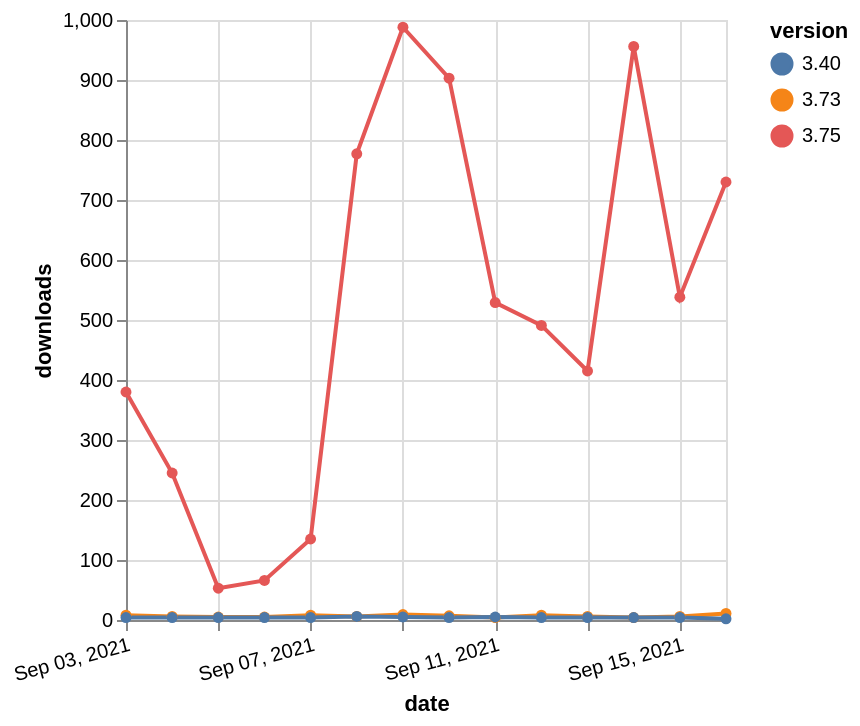

Specify this chart in Vega-Lite:
### Vega-Lite specification from a JSON file in a GitHub repository (floating-point values rounded to 4 significant figures)
{"$schema": "https://vega.github.io/schema/vega-lite/v5.json", "description": "A simple bar chart with embedded data.", "data": {"values": [{"date": "2021-09-03", "total": 135082, "delta": 380, "version": "3.75"}, {"date": "2021-09-04", "total": 135327, "delta": 245, "version": "3.75"}, {"date": "2021-09-05", "total": 135380, "delta": 53, "version": "3.75"}, {"date": "2021-09-06", "total": 135446, "delta": 66, "version": "3.75"}, {"date": "2021-09-07", "total": 135581, "delta": 135, "version": "3.75"}, {"date": "2021-09-08", "total": 136358, "delta": 777, "version": "3.75"}, {"date": "2021-09-09", "total": 137346, "delta": 988, "version": "3.75"}, {"date": "2021-09-10", "total": 138249, "delta": 903, "version": "3.75"}, {"date": "2021-09-11", "total": 138778, "delta": 529, "version": "3.75"}, {"date": "2021-09-12", "total": 139269, "delta": 491, "version": "3.75"}, {"date": "2021-09-13", "total": 139684, "delta": 415, "version": "3.75"}, {"date": "2021-09-14", "total": 140640, "delta": 956, "version": "3.75"}, {"date": "2021-09-15", "total": 141178, "delta": 538, "version": "3.75"}, {"date": "2021-09-16", "total": 141908, "delta": 730, "version": "3.75"}, {"date": "2021-09-03", "total": 78896, "delta": 8, "version": "3.73"}, {"date": "2021-09-04", "total": 78902, "delta": 6, "version": "3.73"}, {"date": "2021-09-05", "total": 78907, "delta": 5, "version": "3.73"}, {"date": "2021-09-06", "total": 78912, "delta": 5, "version": "3.73"}, {"date": "2021-09-07", "total": 78920, "delta": 8, "version": "3.73"}, {"date": "2021-09-08", "total": 78926, "delta": 6, "version": "3.73"}, {"date": "2021-09-09", "total": 78935, "delta": 9, "version": "3.73"}, {"date": "2021-09-10", "total": 78942, "delta": 7, "version": "3.73"}, {"date": "2021-09-11", "total": 78946, "delta": 4, "version": "3.73"}, {"date": "2021-09-12", "total": 78954, "delta": 8, "version": "3.73"}, {"date": "2021-09-13", "total": 78960, "delta": 6, "version": "3.73"}, {"date": "2021-09-14", "total": 78964, "delta": 4, "version": "3.73"}, {"date": "2021-09-15", "total": 78970, "delta": 6, "version": "3.73"}, {"date": "2021-09-16", "total": 78981, "delta": 11, "version": "3.73"}, {"date": "2021-09-03", "total": 12702, "delta": 4, "version": "3.40"}, {"date": "2021-09-04", "total": 12706, "delta": 4, "version": "3.40"}, {"date": "2021-09-05", "total": 12710, "delta": 4, "version": "3.40"}, {"date": "2021-09-06", "total": 12714, "delta": 4, "version": "3.40"}, {"date": "2021-09-07", "total": 12718, "delta": 4, "version": "3.40"}, {"date": "2021-09-08", "total": 12724, "delta": 6, "version": "3.40"}, {"date": "2021-09-09", "total": 12729, "delta": 5, "version": "3.40"}, {"date": "2021-09-10", "total": 12733, "delta": 4, "version": "3.40"}, {"date": "2021-09-11", "total": 12738, "delta": 5, "version": "3.40"}, {"date": "2021-09-12", "total": 12742, "delta": 4, "version": "3.40"}, {"date": "2021-09-13", "total": 12746, "delta": 4, "version": "3.40"}, {"date": "2021-09-14", "total": 12750, "delta": 4, "version": "3.40"}, {"date": "2021-09-15", "total": 12754, "delta": 4, "version": "3.40"}, {"date": "2021-09-16", "total": 12756, "delta": 2, "version": "3.40"}]}, "width": "container", "mark": {"type": "line", "point": {"filled": true}}, "encoding": {"x": {"field": "date", "type": "temporal", "timeUnit": "yearmonthdate", "title": "date", "axis": {"labelAngle": -15}}, "y": {"field": "delta", "type": "quantitative", "title": "downloads"}, "color": {"field": "version", "type": "nominal"}, "tooltip": {"field": "delta"}}}
